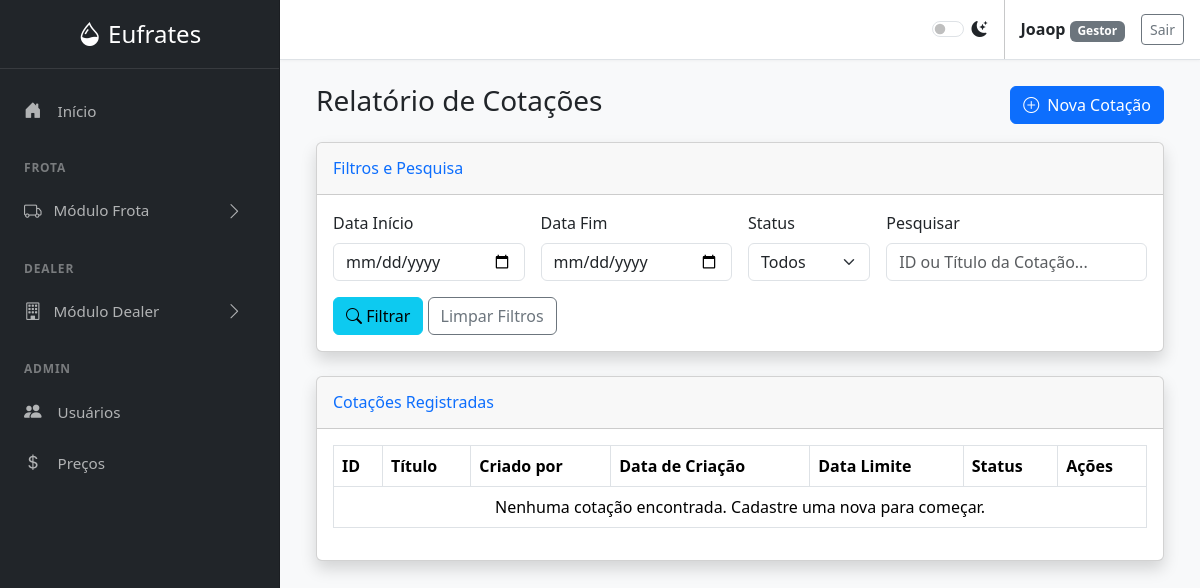
/dealers/cotacoes-relatorio (signed in), run on an earlier commit of the app's database.
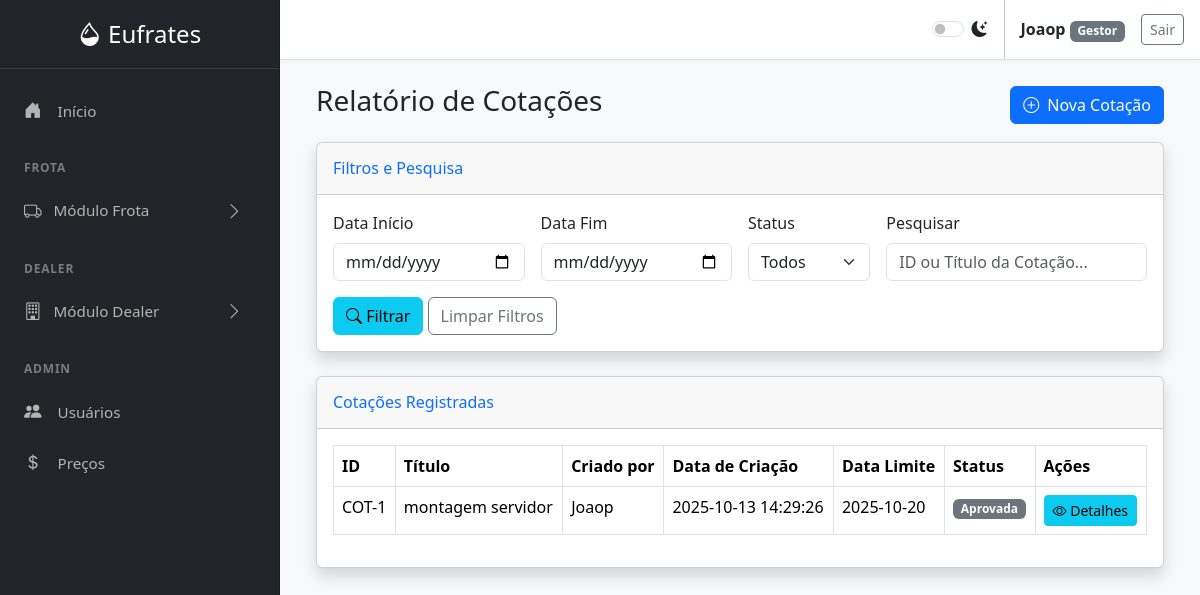
And on a later commit of the database.
### tables this page shows
CREATE TABLE users (
        id INTEGER PRIMARY KEY AUTOINCREMENT,
        username TEXT NOT NULL UNIQUE,
        password_hash TEXT NOT NULL,
        role TEXT NOT NULL CHECK(role IN ('Gestor', 'Comprador', 'Padrão'))
    );

CREATE TABLE cotacoes (
                id INTEGER PRIMARY KEY, user_id INTEGER, titulo TEXT, data_limite TEXT,
                observacoes TEXT, status TEXT, data_aprovacao TEXT, data_registro TEXT
            , criado_por_id INTEGER REFERENCES users(id));

### dealer.py (the view, shortened to what this page needs)
@dealer_bp.route('/cotacoes-relatorio', methods=['GET', 'POST'])
@login_required
@roles_required(['Administrador', 'Gestor', 'Comprador'])
def cotacoes_relatorio():
    filtros = {
        'data_inicio': request.args.get('data_inicio', ''),
        'data_fim': request.args.get('data_fim', ''),
        'status': request.args.get('status', ''),
        'pesquisa': request.args.get('pesquisa', '')
    }
    cotacoes_list = obter_cotacoes_com_filtros(**filtros)
    return render_template('cotacoes_relatorio.html', active_page='cotacoes_relatorio', cotacoes=cotacoes_list, filtros=filtros)

### database.py (called while the page is built)
def get_db_connection():
    conn = sqlite3.connect('abastecimentos.db')
    conn.row_factory = sqlite3.Row
    return conn

def get_user_by_id(user_id):
    conn = get_db_connection()
    user = conn.execute('SELECT * FROM users WHERE id = ?', (user_id,)).fetchone()
    conn.close()
    return user

### utils.py (called while the page is built)
def inject_now():
    return {'now': datetime.now(), 'g': g}

def load_logged_in_user():
    user_id = session.get('user_id')
    g.user = get_user_by_id(user_id) if user_id else None

def login_required(view):
    @wraps(view)
    def wrapped_view(*args, **kwargs):
        if g.user is None:
            flash('Você precisa estar logado para acessar esta página.', 'warning')
            return redirect(url_for('auth.login'))
        return view(*args, **kwargs)
    return wrapped_view

def roles_required(roles):
    def wrapper(view):
        @wraps(view)
        def wrapped_view(*args, **kwargs):
            if g.user is None:
                flash('Você precisa estar logado para acessar esta página.', 'warning')
                return redirect(url_for('auth.login'))
            if g.user['role'] not in roles and g.user['role'] != 'Administrador':
                flash('Acesso negado. Sua função não permite acessar esta página.', 'danger')
                return redirect(url_for('frota.index'))
            return view(*args, **kwargs)
        return wrapped_view
    return wrapper

### templates/cotacoes_relatorio.html (shortened to what this page needs)
{% extends "base.html" %}
{% block content %}
<div class="container-fluid">
    <div class="d-flex justify-content-between align-items-center mb-3">
        <h1 class="h3 text-gray-800">Relatório de Cotações</h1>
        <button class="btn btn-primary" data-bs-toggle="modal" data-bs-target="#novaCotacaoModal">
            <i class="bi bi-plus-circle me-1"></i> Nova Cotação
        </button>
    </div>
    <div class="card shadow mb-4">
        <div class="card-header py-3">
            <h6 class="m-0 font-weight-bold text-primary">Filtros e Pesquisa</h6>
        </div>
        <div class="card-body">
            <form method="GET" action="{{ url_for('dealer.cotacoes_relatorio') }}">
                <div class="row g-3">
                    <div class="col-md-3">
                        <label for="data_inicio" class="form-label">Data Início</label>
                        <input type="date" class="form-control" id="data_inicio" name="data_inicio" value="{{ filtros.data_inicio }}">
                    </div>
                    <div class="col-md-3">
                        <label for="data_fim" class="form-label">Data Fim</label>
                        <input type="date" class="form-control" id="data_fim" name="data_fim" value="{{ filtros.data_fim }}">
                    </div>
                    <div class="col-md-2">
                        <label for="status" class="form-label">Status</label>
                        <select class="form-select" id="status" name="status">
                            <option value="">Todos</option>
                        </select>
                    </div>
                    <div class="col-md-4">
                        <label for="pesquisa" class="form-label">Pesquisar</label>
                        <input type="text" class="form-control" id="pesquisa" name="pesquisa" placeholder="ID ou Título da Cotação..." value="{{ filtros.pesquisa }}">
                    </div>
                </div>
                <div class="row mt-3">
                    <div class="col-12">
                        <button type="submit" class="btn btn-info"><i class="bi bi-search"></i> Filtrar</button>
                        <a href="{{ url_for('dealer.cotacoes_relatorio') }}" class="btn btn-outline-secondary">Limpar Filtros</a>
                    </div>
                </div>
            </form>
        </div>
    </div>
    <div class="card shadow mb-4">
        <div class="card-header py-3">
            <h6 class="m-0 font-weight-bold text-primary">Cotações Registradas</h6>
        </div>
        <div class="card-body">
            <div class="table-responsive">
                <table class="table table-bordered" id="dataTable" width="100%" cellspacing="0">
                    <thead>
                        <tr>
                            <th>ID</th>
                            <th>Título</th>
                            <th>Criado por</th>
                            <th>Data de Criação</th>
                            <th>Data Limite</th>
                            <th>Status</th>
                            <th>Ações</th>
                        </tr>
                    </thead>
                    <tbody>
                        {% if cotacoes %}
                            {% for cotacao in cotacoes %}
                            <tr>
                                <td>COT-{{ cotacao.id }}</td>
                                <td>{{ cotacao.titulo }}</td>
                                <td>{{ cotacao.solicitante }}</td>
                                <td>{{ cotacao.data_registro }}</td>
                                <td>{{ cotacao.data_limite }}</td>
                                <td>
                                    <span class="badge {% if cotacao.status == 'Aberta' %}bg-success{% else %}bg-secondary{% endif %}">
                                        {{ cotacao.status }}
                                    </span>
                                </td>
                                <td>
                                    <a href="{{ url_for('dealer.cotacao_detalhe', cotacao_id=cotacao.id) }}" class="btn btn-info btn-sm">
                                        <i class="bi bi-eye"></i> Detalhes
                                    </a>
                                </td>
                            </tr>
                            {% endfor %}
                        {% else %}
                            <tr>
                                <td colspan="7" class="text-center">Nenhuma cotação encontrada. Cadastre uma nova para começar.</td>
                            </tr>
                        {% endif %}
                    </tbody>
                </table>
            </div>
        </div>
    </div>
</div>
{% endblock %}

### templates/base.html (shortened to what this page needs)
<!DOCTYPE html>
<html lang="pt-BR" data-bs-theme="light">
<head>
    <link href="https://cdn.jsdelivr.net/npm/bootstrap@5.3.3/dist/css/bootstrap.min.css" rel="stylesheet">
    <link rel="stylesheet" href="https://cdn.jsdelivr.net/npm/bootstrap-icons@1.11.3/font/bootstrap-icons.min.css">
</head>
<body>
    <div class="sidebar text-white">
        <div class="sidebar-header text-center">
            <a href="{{ url_for('frota.index') }}" class="fs-4 text-white text-decoration-none">
                <i class="bi bi-droplet-half"></i> Eufrates
            </a>
        </div>
        <ul class="nav flex-column flex-grow-1 mt-3">
            <li class="nav-item">
                <a class="nav-link {% if active_page == 'index' %}active{% endif %}" href="{{ url_for('frota.index') }}">
                    <i class="bi bi-house-door-fill"></i> Início
                </a>
            </li>
            <div class="sidebar-heading">Frota</div>
            <li class="nav-item">
                <a class="nav-link d-flex align-items-center" data-bs-toggle="collapse" href="#frotaSubmenu" role="button" aria-expanded="false" aria-controls="frotaSubmenu">
                    <i class="bi bi-truck"></i> Módulo Frota <i class="bi bi-chevron-right arrow"></i>
                </a>
            </li>
            <div class="sidebar-heading">Dealer</div>
            <li class="nav-item">
                <a class="nav-link d-flex align-items-center" data-bs-toggle="collapse" href="#dealerSubmenu" role="button" aria-expanded="false" aria-controls="dealerSubmenu">
                    <i class="bi bi-building"></i> Módulo Dealer <i class="bi bi-chevron-right arrow"></i>
                </a>
            </li>
            {% if g.user and g.user.role in ['Administrador', 'Gestor'] %}
            <div class="sidebar-heading">Admin</div>
            <li class="nav-item">
                <a class="nav-link {% if active_page == 'user_management' %}active{% endif %}" href="{{ url_for('auth.user_management') }}">
                    <i class="bi bi-people-fill"></i> Usuários
                </a>
            </li>
            <li class="nav-item">
                <a class="nav-link {% if active_page == 'reajuste_combustiveis' %}active{% endif %}" href="{{ url_for('frota.reajuste_combustiveis') }}">
                    <i class="bi bi-currency-dollar"></i> Preços
                </a>
            </li>
            {% endif %}
        </ul>
    </div>
    <div class="main-content">
        <nav class="top-nav px-3 d-flex align-items-center justify-content-end">
            <div class="form-check form-switch me-3">
                <input class="form-check-input" type="checkbox" role="switch" id="themeSwitcher">
                <label class="form-check-label" for="themeSwitcher"><i class="bi bi-moon-stars-fill"></i></label>
            </div>
            {% if g.user %}
                <div class="px-3">
                    <span class="fw-bold">{{ g.user.username }}</span>
                    <span class="badge text-bg-secondary">{{ g.user.role }}</span>
                </div>
                <a href="{{ url_for('auth.logout') }}" class="btn btn-outline-secondary btn-sm">Sair</a>
            {% endif %}
        </nav>
        <main class="page-content">
            {% block content %}{% endblock %}
        </main>
    </div>
</body>
</html>

### templates/base.html (style rules this page uses)
:root { --sidebar-width: 280px; }
body { display: flex; background-color: var(--bs-tertiary-bg); }
.sidebar { width: var(--sidebar-width); height: 100vh; position: fixed; top: 0; left: 0; display: flex; flex-direction: column; background-color: #212529; border-right: 1px solid var(--bs-border-color-translucent); overflow-y: auto; }
.main-content { margin-left: var(--sidebar-width); width: calc(100% - var(--sidebar-width)); }
.top-nav { background-color: var(--bs-body-bg); border-bottom: 1px solid var(--bs-border-color); min-height: 60px; box-shadow: 0 1px 3px rgba(0,0,0, .04); }
.page-content { padding: 1.5rem; }
.sidebar-header { padding: 1rem 1.5rem; border-bottom: 1px solid rgba(255, 255, 255, 0.1); }
.sidebar .nav-link { color: rgba(255, 255, 255, 0.65); font-size: 0.95rem; padding: 0.75rem 1.5rem; }
.sidebar .nav-link .bi { margin-right: 0.75rem; font-size: 1.1rem; }
.sidebar .nav-link[data-bs-toggle="collapse"] .arrow { margin-left: auto; transition: transform 0.2s ease-in-out; }
.sidebar-heading { font-size: .75rem; text-transform: uppercase; letter-spacing: .05rem; font-weight: 600; color: rgba(255, 255, 255, 0.4); padding: 1.5rem 1.5rem 0.5rem; }

What changed in the data, as far as the page shows it:
added cotacoes: id "1", titulo "montagem servidor", solicitante "Joaop", data_registro "2025-10-13 14:29:26", data_limite "2025-10-20", status "Aprovada"
Also different on the page:
text no longer shown: "Nenhuma cotação encontrada. Cadastre uma nova para começar."
